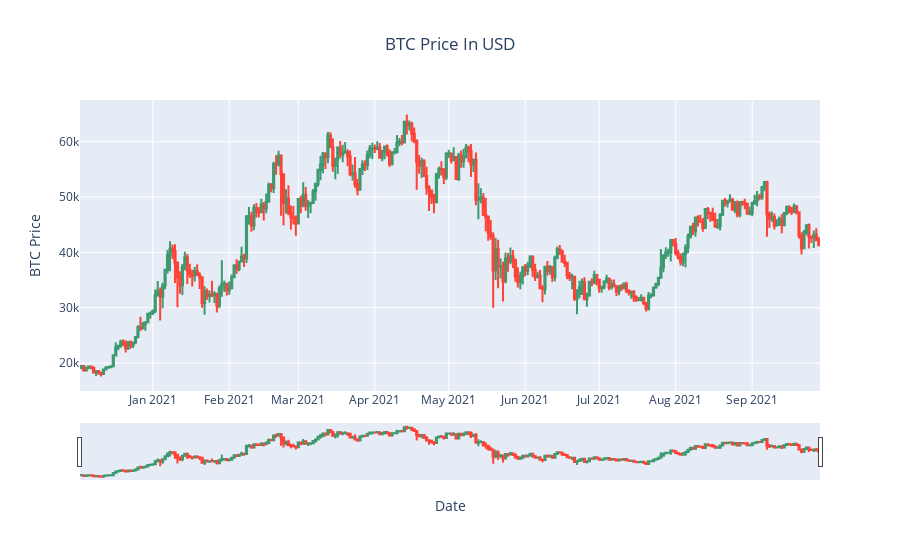

Here is the notebook cell this chart was saved with:
### Code cell
# Plotly candlestick chart with rangeslider

fig = go.Figure(data = [go.Candlestick(x = data['date'],
                open = data['open'],
                high = data['high'],
                low = data['low'],
                close = data['close'])])

fig.update_layout(
    title=split_pair[0] + ' Price In ' + split_pair[1],
    yaxis_title = split_pair[0] + ' Price',
    xaxis_title = "Date",
    title_x = 0.5
)

fig.show()

### Figure 1 — Plotly figure (JSON) as saved in the notebook; plotly's stock layout.template omitted (floating-point values rounded to 4 significant figures; data arrays with more than 128 entries replaced by an {"elided": "..."} marker saying what was removed)
{"data": [{"close": {"elided": "300 float values"}, "high": {"elided": "300 float values"}, "low": {"elided": "300 float values"}, "open": {"elided": "300 float values"}, "type": "candlestick", "x": {"elided": "300 str values"}}], "layout": {"title": {"text": "BTC Price In USD", "x": 0.5}, "xaxis": {"title": {"text": "Date"}}, "yaxis": {"title": {"text": "BTC Price"}}}}
